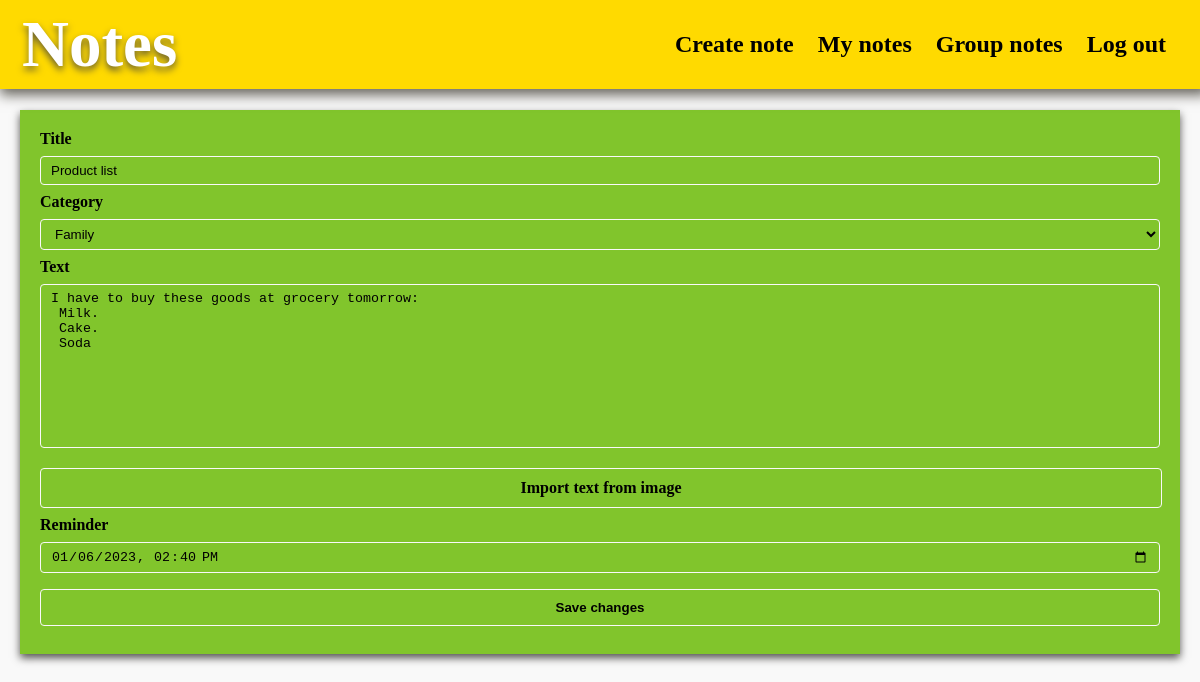
/notesapp/usernote/10/ (signed in), run on an earlier commit of the app's database.
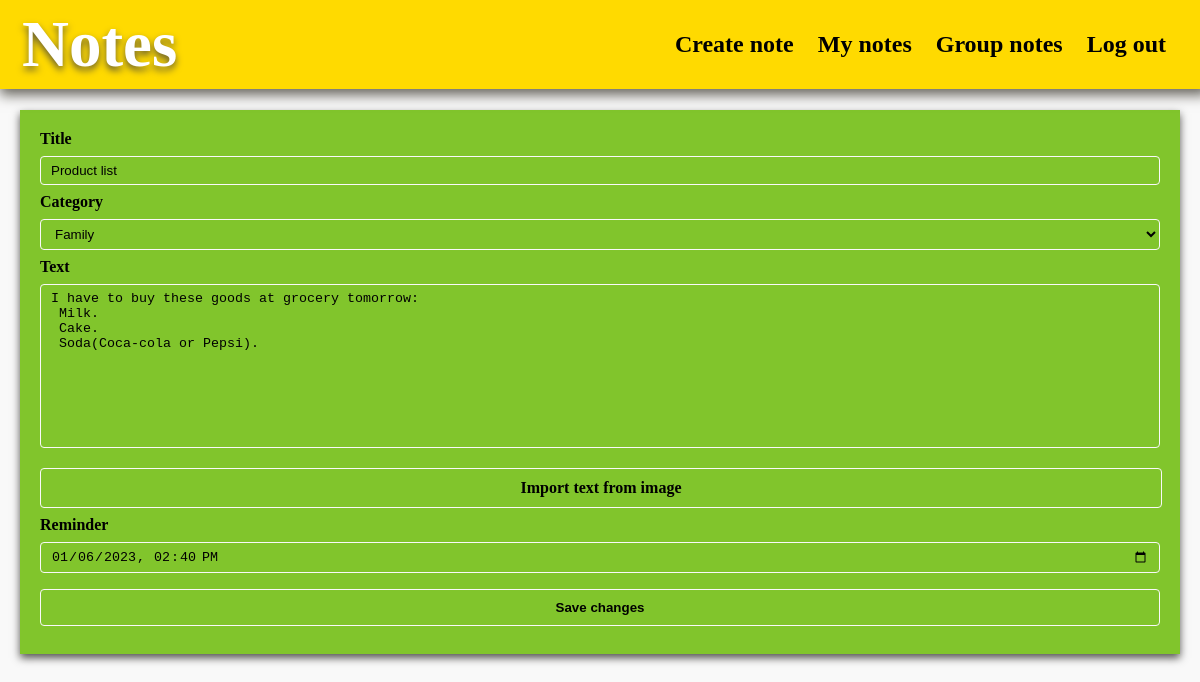
And on a later commit of the database.
### notesapp/models.py (models this page shows, shortened)
class Notes(models.Model):
    author = models.ForeignKey(User, on_delete=models.CASCADE)
    group = models.ForeignKey(Group, blank=True, null=True, on_delete=models.SET_NULL)
    title = models.CharField(max_length=200)
    text = models.TextField()
    reminder = models.DateTimeField()
    category = models.ForeignKey('Category', on_delete=models.CASCADE)

### notesapp/views.py (the view, shortened to what this page needs)
# urls.py: path('notesapp/usernote/<int:id>/', NoteView.as_view(), name="user_note"),
class NoteView(LoginRequiredMixin, TemplateView):
    template_name = 'update_note_form.html'
    def get_context_data(self, **kwargs):
        note_id = kwargs.get('id')
        note = Notes.objects.get(id=note_id)
        form = NoteUpdateForm(instance=note)
        return {'note': Notes.objects.filter(id=note_id), 'form': form}

### notesapp/forms.py
class NoteUpdateForm(ModelForm):
    image_with_text = FileField(required=False, widget=forms.FileInput(attrs={"accept": "image/*",
                                                                              "onchange": ""}))
    class Meta:
        model = Notes
        fields = ['title', 'category', 'text', 'reminder']
        widgets = {
            'reminder': DateTimeInput(attrs={'type': 'datetime-local'}),
        }

### notesapp/models.py (called while the page is built)
    def __str__(self):
        return self.title

### notesapp/templates/update_note_form.html (shortened to what this page needs)
{% load static%}
<!DOCTYPE html>
<html lang="en">
<head>
    <link rel="stylesheet" href="{% static 'update_note.css' %}">
</head>
<body onLoad="pickColor()">
    <div class="header">
      <a href="#default" class="logo">Notes</a>
      <div class="header-right">
          {% block create_note %}
            <a href="{% url 'create_note' %}">Create note</a>
          {% endblock %}
          {% block user_notes %}
            <a href="{% url 'user_notes' %}">My notes</a>
          {% endblock %}
          {% block group_notes %}
            <a href="{% url 'group_notes' %}">Group notes</a>
          {% endblock %}
        <a href="{% url 'logout' %}">Log out</a>
      </div>
    </div>
    <div class="main">
    <form id="id_update_form" class="updateform" action="" method="post">
            <div class="fieldWrapper">
                {{ form.title.label}}
                {{ form.title }}
                {{ form.category.label}}
                {{ form.category }}
                {{ form.text.label}}
                {{ form.text }}
                <label class="upload_button" for="id_image_with_text">Import text from image</label>
                {{ form.reminder.label}}
                {{ form.reminder }}
            </div>
        <input type="submit" value="Save changes">
    </form>
    </div>
</body>
</html>

What changed in the data, as far as the page shows it:
changed Notes "Product list": text "I have to buy these goods at grocery tomorrow: Milk. Cake. Soda" → "I have to buy these goods at grocery tomorrow: Milk. Cake. Soda(Coca-cola or Pepsi)."
